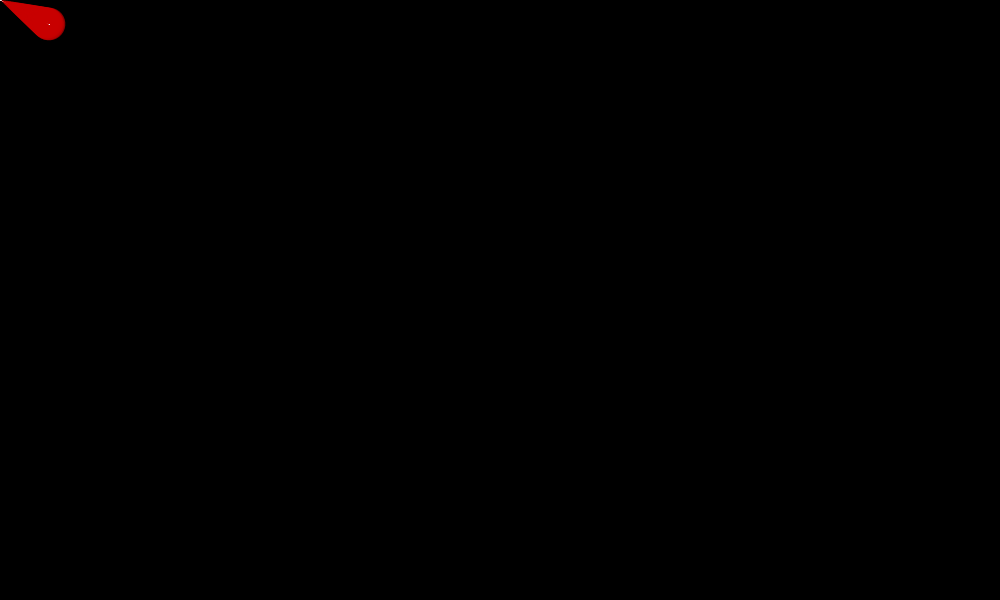
Frame 1 (no input)
Frame 60 (the mouse pressed at the canvas centre just before this capture): identical to frame 1, image omitted
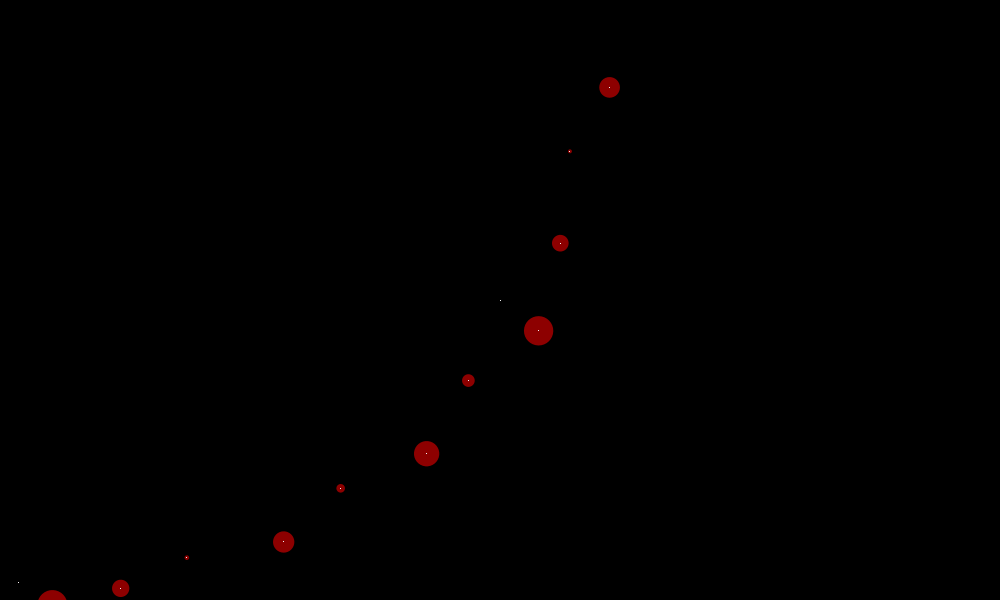
Frame 120 (the mouse held since frame 60 and released just before this capture)

The Processing sketch that drew these frames (run headless with seeded random() and noise(); from frame 60 on, the mouse is pressed at the canvas centre):

// Processing sketch: processing_170164
// ── processing_170164.pde

int num = 50;
int[] x = new int[num];
int[] y = new int[num];
void setup() { 
  size(1000, 600); 
  noStroke(); 
  smooth(); 
  
}
void draw() {
  background(0);
  // Shift the values to the right 
  for (int i = num-1; i > 0; i--) {
    x[i] = x[i-1];
    y[i] = y[i-1];
  }
  x[0] = mouseX;
  y[0] = mouseY;
  // Draw the circles
  for (int i = 0; i < num; i++) {
    pushMatrix();
    translate(i,i/2);
    rotate(i);
    noStroke();
    fill(200,0,0 ,180);
    ellipse(x[i], y[i], i/1.5, i/1.5);
    stroke(250);
    line(x[i],y[i],x[5],y[5]);
   line(x[i],y[i],x[5],y[5]);
    line(x[i],y[i],x[15],y[15]);
    popMatrix();
  }
}
